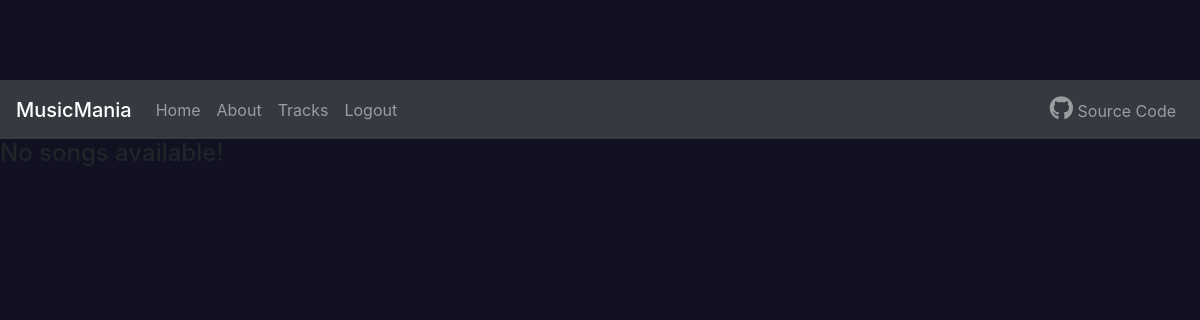
/songs-view/ (signed in), run on an earlier commit of the app's database.
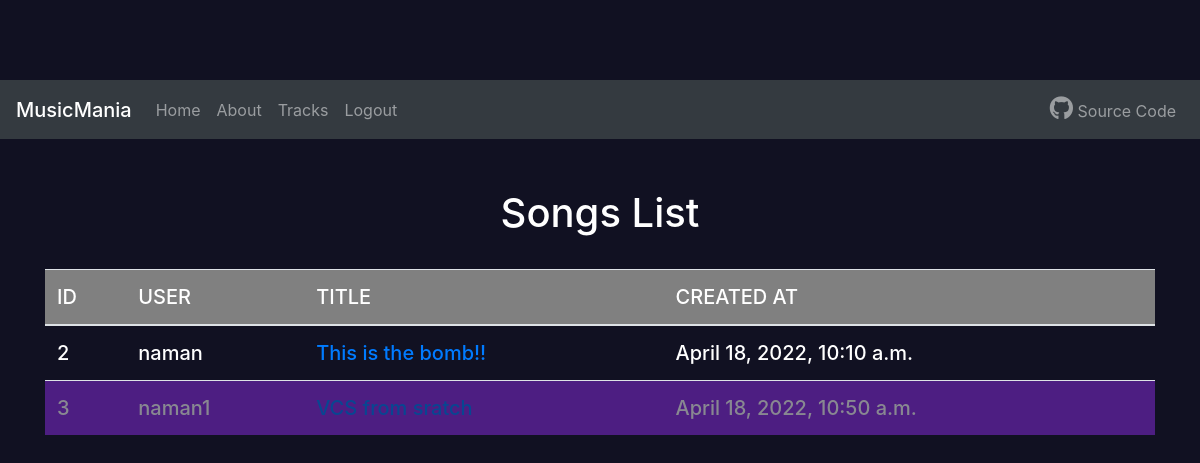
And on a later commit of the database.
### audio/models.py (models this page shows, shortened)
class Song(models.Model):
    title = models.CharField(max_length=255)
    user = models.ForeignKey('users.CustomUser', on_delete=models.CASCADE)
    genre = models.CharField(max_length=255, choices=GENRE_CHOICES)
    song = models.FileField(upload_to='songs/')
    is_merged = models.BooleanField(default=False)
    is_public = models.BooleanField(default=False)
    created_at = models.DateTimeField(auto_now_add=True)
    updated_at = models.DateTimeField(auto_now=True)

### users/models.py (models this page shows, shortened)
class CustomUser(AbstractUser):
    username = models.CharField(max_length=50, unique=True)
    first_name = models.CharField(max_length=50)
    last_name = models.CharField(max_length=50)
    email = models.EmailField(max_length=50, unique=True)
    password = models.CharField(max_length=50)
    created_at = models.DateTimeField(auto_now_add=True)
    updated_at = models.DateTimeField(auto_now=True)

### audio/views.py (the view)
# urls.py: path('songs-view/', songs_view, name='songs_view'),
@login_required
def songs_view(request):
    context = {}
    context['songs'] = Song.objects.filter(is_public=True)
    return render(request, 'audio/songs_display.html', context)

### audio/templates/audio/songs_display.html (shortened to what this page needs)
{% extends "users/base.html" %} {% block content %} {% load static %}
<head>
  <link rel="stylesheet" type="text/css" href="{% static 'display.css' %}" />
</head>
<body>
  {% if songs %}
  <div class="container">
    <div class="row">
      <div class="col-md-12">
        <center>
          <h1 style="margin-top: 50px; color: white">Songs List</h1>
        </center>
        <br />
        <table class="table" id="tracks">
          <thead>
            <tr class="head">
              <th class="head" onclick="sortTablenum()" style="cursor: pointer">
                ID
              </th>
              <th class="head" onclick="sortTable(0)" style="cursor: pointer">
                USER
              </th>
              <th class="head" onclick="sortTable(0)" style="cursor: pointer">
                TITLE
              </th>
              <th class="head">CREATED AT</th>
            </tr>
          </thead>
          <tbody>
            {% for song in songs %}
            <tr class="table-row">
              <td>{{ song.id }}</td>
              <td>{{ song.user.username }}</td>
              <td><a href="{{song.song.url}}">{{song.title }}</a></td>
              <td>{{ song.created_at }}</td>
            </tr>
            {% endfor %}
          </tbody>
        </table>
      </div>
    </div>
    {% else %}
    <h4>No songs available!</h4>
    {% endif %} {% endblock %}

### users/templates/users/base.html (shortened to what this page needs)
{% load static %}
<!DOCTYPE html>
<html>
  <head>
    <link
      rel="stylesheet"
      href="https://stackpath.bootstrapcdn.com/bootstrap/4.5.2/css/bootstrap.min.css"
    />
    <link
      rel="stylesheet"
      href="https://pro.fontawesome.com/releases/v5.10.0/css/all.css"
    />
  </head>
  <body>
    <nav class="navbar navbar-expand-sm bg-dark navbar-dark">
      <a class="navbar-brand mb-0 h1" href="/">MusicMania</a>
      <div class="collapse navbar-collapse" id="navbarSupportedContent">
        <ul class="navbar-nav mr-auto">
          <li class="nav-item navbar-light">
            <a class="nav-link" href="/">Home</a>
          </li>
          <li class="nav-item navbar-dark">
            <a class="nav-link" href="/about/">About</a>
          </li>
          <li class="nav-item navbar-dark">
            <a class="nav-link" href="/songs-view/">Tracks</a>
          </li>
          <li class="nav-item navbar-dark">
            <a class="nav-link" href="/logout/">Logout</a>
          </li>
        </ul>
        <ul class="navbar-nav">
          <li class="nav-item navbar-light">
            <a class="nav-link" href="https://github.com/shadyskies/MiniProject"
              ><i class="fab fa-github" style="font-size: 1.5em"></i> Source
              Code</a
            >
          </li>
        </ul>
      </div>
    </nav>
    {% block content %} {% endblock %}
  </body>
</html>

### audio/static/display.css (style rules this page uses)
body { min-height: 100vh; padding-top: 5rem; background: #112 url(//images.weserv.nl/?url=i.imgur.com/6QJjYMe.jpg) center no-repeat; background-size: cover; margin: 0; overflow: hidden; }
.table { width: 100%; background: #1129; }
.head { color: white; font-weight: 500; font-size: 20px; background: grey; }
tr:nth-child(even) { background: blueviolet; opacity: 0.5; color: white; font-weight: 500; font-size: 20px; }
tr:nth-child(odd) { font-weight: 500; font-size: 20px; color: white; }

What changed in the data, as far as the page shows it:
added Song: id "2", user.username "naman", title "This is the bomb!!", created_at "April 18, 2022, 10:10 a.m."
added Song: id "3", user.username "naman1", created_at "April 18, 2022, 10:50 a.m."
Also different on the page:
text no longer shown: "No songs available!"
text now shown: "Songs List ID USER TITLE CREATED AT"
